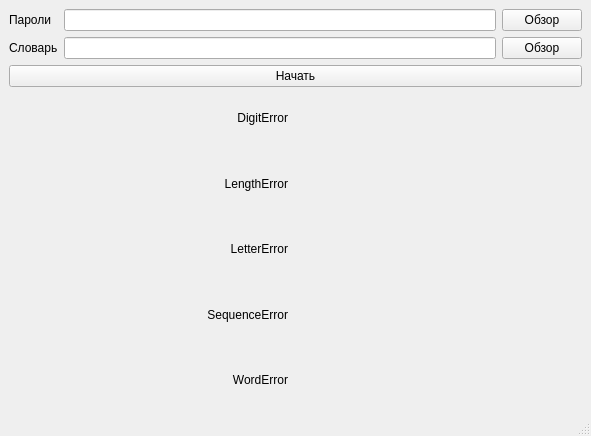
<?xml version="1.0" encoding="UTF-8"?>
<ui version="4.0">
 <class>MainWindow</class>
 <widget class="QMainWindow" name="MainWindow">
  <property name="geometry">
   <rect>
    <x>0</x>
    <y>0</y>
    <width>591</width>
    <height>436</height>
   </rect>
  </property>
  <property name="windowTitle">
   <string>Проверка паролей</string>
  </property>
  <widget class="QWidget" name="centralwidget">
   <layout class="QGridLayout" name="gridLayout">
    <item row="1" column="1">
     <widget class="QLineEdit" name="line_dict"/>
    </item>
    <item row="0" column="0">
     <widget class="QLabel" name="lbl_password">
      <property name="text">
       <string>Пароли</string>
      </property>
     </widget>
    </item>
    <item row="3" column="0" colspan="3">
     <layout class="QGridLayout" name="grid">
      <property name="spacing">
       <number>15</number>
      </property>
      <item row="1" column="0">
       <widget class="QLabel" name="lbl_length">
        <property name="layoutDirection">
         <enum>Qt::LeftToRight</enum>
        </property>
        <property name="text">
         <string>LengthError</string>
        </property>
        <property name="alignment">
         <set>Qt::AlignRight|Qt::AlignTrailing|Qt::AlignVCenter</set>
        </property>
       </widget>
      </item>
      <item row="3" column="1">
       <widget class="QLabel" name="lbl_sequence_n">
        <property name="sizePolicy">
         <sizepolicy hsizetype="Preferred" vsizetype="Preferred">
          <horstretch>0</horstretch>
          <verstretch>0</verstretch>
         </sizepolicy>
        </property>
        <property name="text">
         <string/>
        </property>
       </widget>
      </item>
      <item row="4" column="0">
       <widget class="QLabel" name="lbl_word">
        <property name="layoutDirection">
         <enum>Qt::LeftToRight</enum>
        </property>
        <property name="text">
         <string>WordError</string>
        </property>
        <property name="alignment">
         <set>Qt::AlignRight|Qt::AlignTrailing|Qt::AlignVCenter</set>
        </property>
       </widget>
      </item>
      <item row="1" column="1">
       <widget class="QLabel" name="lbl_length_n">
        <property name="sizePolicy">
         <sizepolicy hsizetype="Preferred" vsizetype="Preferred">
          <horstretch>0</horstretch>
          <verstretch>0</verstretch>
         </sizepolicy>
        </property>
        <property name="text">
         <string/>
        </property>
       </widget>
      </item>
      <item row="0" column="1">
       <widget class="QLabel" name="lbl_digit_n">
        <property name="sizePolicy">
         <sizepolicy hsizetype="Preferred" vsizetype="Preferred">
          <horstretch>0</horstretch>
          <verstretch>0</verstretch>
         </sizepolicy>
        </property>
        <property name="text">
         <string/>
        </property>
       </widget>
      </item>
      <item row="0" column="0">
       <widget class="QLabel" name="lbl_digit">
        <property name="layoutDirection">
         <enum>Qt::LeftToRight</enum>
        </property>
        <property name="text">
         <string>DigitError</string>
        </property>
        <property name="alignment">
         <set>Qt::AlignRight|Qt::AlignTrailing|Qt::AlignVCenter</set>
        </property>
       </widget>
      </item>
      <item row="2" column="0">
       <widget class="QLabel" name="lbl_letter">
        <property name="layoutDirection">
         <enum>Qt::LeftToRight</enum>
        </property>
        <property name="text">
         <string>LetterError</string>
        </property>
        <property name="alignment">
         <set>Qt::AlignRight|Qt::AlignTrailing|Qt::AlignVCenter</set>
        </property>
       </widget>
      </item>
      <item row="2" column="1">
       <widget class="QLabel" name="lbl_letter_n">
        <property name="sizePolicy">
         <sizepolicy hsizetype="Preferred" vsizetype="Preferred">
          <horstretch>0</horstretch>
          <verstretch>0</verstretch>
         </sizepolicy>
        </property>
        <property name="text">
         <string/>
        </property>
       </widget>
      </item>
      <item row="3" column="0">
       <widget class="QLabel" name="lbl_sequence">
        <property name="layoutDirection">
         <enum>Qt::LeftToRight</enum>
        </property>
        <property name="text">
         <string>SequenceError</string>
        </property>
        <property name="alignment">
         <set>Qt::AlignRight|Qt::AlignTrailing|Qt::AlignVCenter</set>
        </property>
       </widget>
      </item>
      <item row="4" column="1">
       <widget class="QLabel" name="lbl_word_n">
        <property name="sizePolicy">
         <sizepolicy hsizetype="Preferred" vsizetype="Preferred">
          <horstretch>0</horstretch>
          <verstretch>0</verstretch>
         </sizepolicy>
        </property>
        <property name="text">
         <string/>
        </property>
       </widget>
      </item>
     </layout>
    </item>
    <item row="1" column="2">
     <widget class="QPushButton" name="btn_open_dict">
      <property name="text">
       <string>Обзор</string>
      </property>
     </widget>
    </item>
    <item row="0" column="1">
     <widget class="QLineEdit" name="line_password"/>
    </item>
    <item row="1" column="0">
     <widget class="QLabel" name="lbl_dict">
      <property name="text">
       <string>Словарь</string>
      </property>
     </widget>
    </item>
    <item row="0" column="2">
     <widget class="QPushButton" name="btn_open_password">
      <property name="text">
       <string>Обзор</string>
      </property>
     </widget>
    </item>
    <item row="2" column="0" colspan="3">
     <widget class="QPushButton" name="btn_start">
      <property name="text">
       <string>Начать</string>
      </property>
     </widget>
    </item>
   </layout>
  </widget>
  <widget class="QMenuBar" name="menubar">
   <property name="geometry">
    <rect>
     <x>0</x>
     <y>0</y>
     <width>591</width>
     <height>26</height>
    </rect>
   </property>
  </widget>
  <widget class="QStatusBar" name="statusbar"/>
 </widget>
 <resources/>
 <connections/>
</ui>
